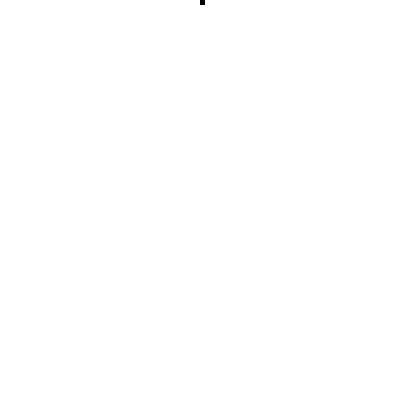
Frame 1 (no input)
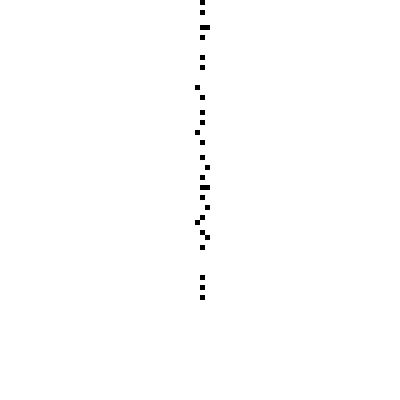
Frame 60 (no input)
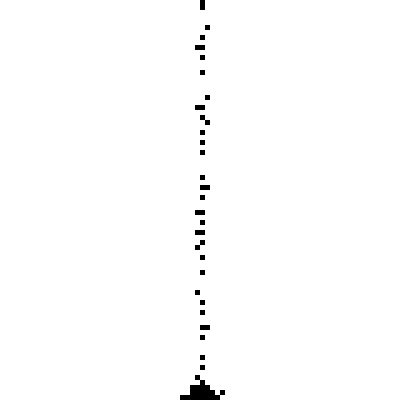
Frame 120 (the mouse pressed at the canvas centre since frame 60)

The p5.js sketch that drew these frames (run headless with seeded random() and noise() and a simulated clock; from frame 60 on, the mouse is pressed at the canvas centre):

// p5.js sketch
// ── sketch.js
let grid = [];

let colorVal = 1;

let w = 5;
let width = 400;
let height = 400;

function makeArray() {
  let arr = [];
  let tot = floor(width / w);
  for (let i = 0; i < tot; i++) {
    arr[i] = [];
    for (let j = 0; j < tot; j++) {
      arr[i][j] = 0;
    }
  }
  return arr;
}

function setup() {
  createCanvas(width, height);
  colorMode(RGB, 255, 255, 255);
  grid = makeArray();
}

function draw() {
  if (random(1) > 0.5) {
    grid[0][floor(grid.length / 2)] = 1;
  }

  for (let i = 0; i < grid.length; i++) {
    let g = grid[i];
    for (let j = 0; j < g.length; j++) {
      noStroke();
      if (grid[i][j] == 1) {
        fill(0, 0, 0);
      } else {
        fill(255, 255, 255);
      }

      square(j * w, i * w, w);
    }
  }

  let nextGrid = makeArray();
  for (let i = 0; i < grid.length; i++) {
    for (let j = 0; j < grid[i].length; j++) {
      let state = grid[i][j];

      if (state == 1) {
        if (i + 1 < grid.length) {
          let below = grid[i + 1][j];
          let right = grid[i + 1][j + 1];
          let left = grid[i + 1][j - 1];
          if (below === 0) {
            nextGrid[i + 1][j] = 1;
          } else {
            if (left === 0 && right === 0) {
              if (random(1) > 0.5) {
                nextGrid[i][j - 1] = state;
              } else {
                nextGrid[i][j + 1] = state;
              }
            } else if (left === 0) {
              nextGrid[i][j - 1] = state;
            } else if (right === 0) {
              nextGrid[i][j + 1] = state;
            } else {
              nextGrid[i][j] = state;
            }
          }
        } else {
          nextGrid[i][j] = state;
        }
      }
    }
  }
  grid = nextGrid;
}
